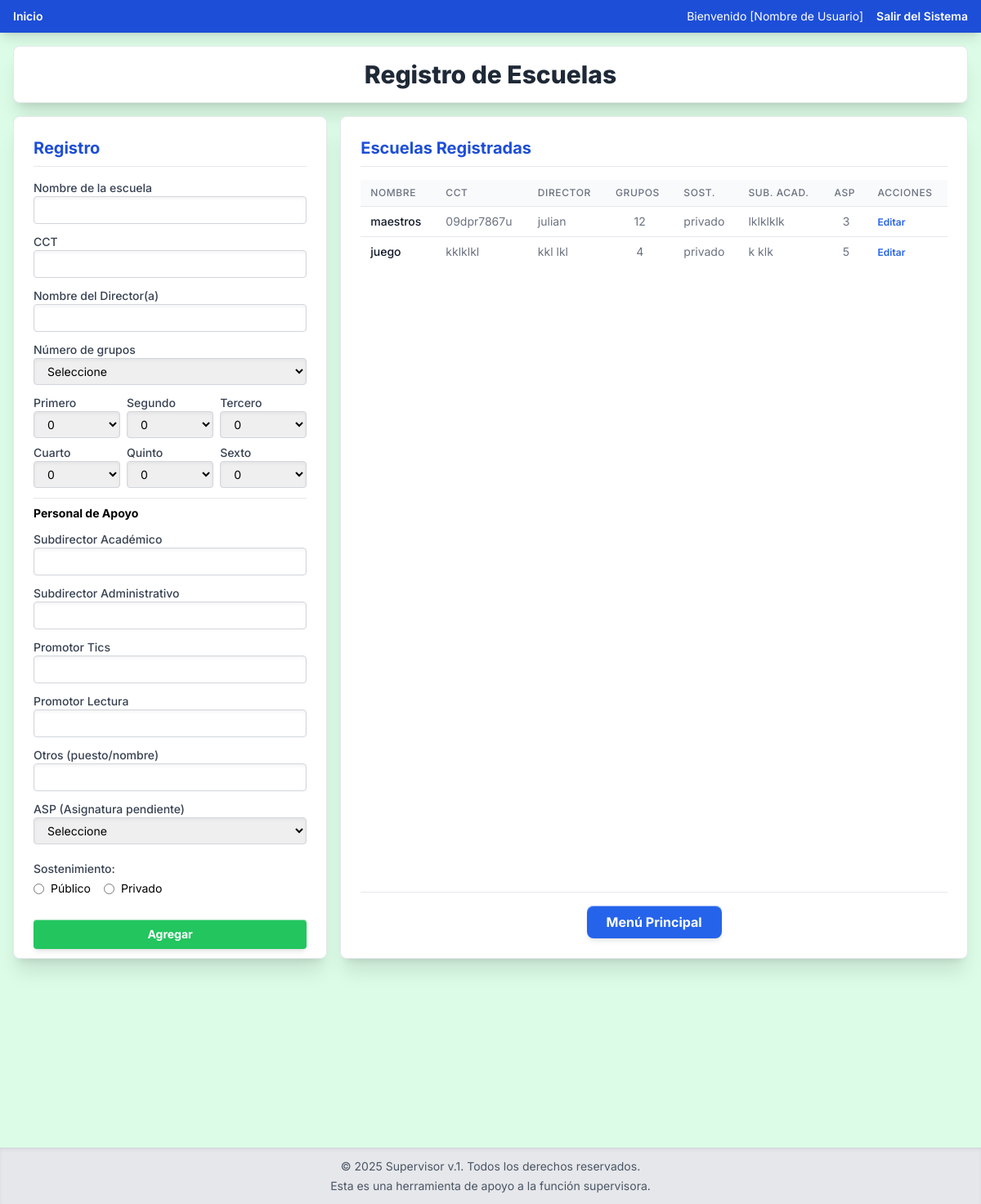
/registro_escuelas (signed in), run on the app's committed database.
### app.py (models this page shows, shortened)
class Escuela(db.Model):
    id = db.Column(db.Integer, primary_key=True)
    nombre = db.Column(db.String(100), nullable=False)
    cct = db.Column(db.String(50), unique=True, nullable=False)
    director = db.Column(db.String(100))
    sostenimiento = db.Column(db.String(20)) # Público/Privado
    zona_escolar = db.Column(db.String(50))
    num_grupos = db.Column(db.Integer, default=0)
    g_primero = db.Column(db.Integer, default=0)
    g_segundo = db.Column(db.Integer, default=0)
    g_tercero = db.Column(db.Integer, default=0)
    g_cuarto = db.Column(db.Integer, default=0)
    g_quinto = db.Column(db.Integer, default=0)
    g_sexto = db.Column(db.Integer, default=0)
    asp = db.Column(db.Integer, default=0) # Alumnos con Servicios de Prioridad?
    subdirector_academico = db.Column(db.String(100))
    subdirector_administrativo = db.Column(db.String(100))
    promotor_tics = db.Column(db.String(100))
    promotor_lectura = db.Column(db.String(100))
    otros_personal = db.Column(db.String(100))
    user_id = db.Column(db.Integer, db.ForeignKey('user.id'), nullable=False)
    registrador = db.relationship('User', backref=db.backref('escuelas', lazy=True))

### app.py (the view)
@app.route('/registro_escuelas')
def registro_escuelas():
    if not session.get('user_id'):
        return redirect(url_for('login'))
    user_name = session.get('user_name')
    mis_escuelas = Escuela.query.filter_by(user_id=session['user_id']).all()
    return render_template('escuelas.html', user_name=user_name, escuelas=mis_escuelas)

### templates/escuelas.html (shortened to what this page needs)
<!DOCTYPE html>
<html lang="es">
<head>
    <script src="https://cdn.tailwindcss.com"></script>
</head>
<body class="bg-green-100 min-h-screen flex flex-col">
    <header class="bg-blue-700 h-10 w-full flex items-center justify-between px-4 text-white shadow-lg">
        <a href="{{ url_for('menu') }}" class="text-sm font-semibold hover:text-blue-200 transition">Inicio</a>
        <div class="flex items-center space-x-4">
            <span class="text-sm">Bienvenido [Nombre de Usuario]</span>
            <a href="{{ url_for('login') }}" class="text-sm font-semibold hover:text-blue-200 transition">Salir del Sistema</a>
        </div>
    </header>
    <main class="flex-grow p-4 flex flex-col items-center">
        <div class="w-full max-w-7xl space-y-4"> <div class="embossed bg-white p-4 rounded-lg shadow-xl border border-gray-200">
                <h1 class="text-3xl font-extrabold text-gray-800 text-center">Registro de Escuelas</h1>
            </div>
            <div class="flex space-x-4 h-[70vh]"> <div class="w-1/3 embossed bg-white p-6 rounded-lg shadow-xl border border-gray-200 overflow-y-auto">
                    <h2 class="text-xl font-bold text-blue-700 mb-4 border-b pb-2">Registro</h2>
                    <form action="{{ url_for('registrar_escuela_post') }}" method="POST" class="space-y-3 text-sm">
                        <div>
                            <label for="nombre_escuela" class="block font-medium text-gray-700">Nombre de la escuela</label>
                            <input type="text" id="nombre_escuela" name="nombre_escuela" class="w-full px-3 py-1.5 border border-gray-300 rounded shadow-inner" required>
                        </div>
                        <div>
                            <label for="cct" class="block font-medium text-gray-700">CCT</label>
                            <input type="text" id="cct" name="cct" class="w-full px-3 py-1.5 border border-gray-300 rounded shadow-inner" required>
                        </div>
                        <div>
                            <label for="nombre_director" class="block font-medium text-gray-700">Nombre del Director(a)</label>
                            <input type="text" id="nombre_director" name="nombre_director" class="w-full px-3 py-1.5 border border-gray-300 rounded shadow-inner">
                        </div>
                        <div>
                            <label for="num_grupos" class="block font-medium text-gray-700">Número de grupos</label>
                            <select id="num_grupos" name="num_grupos" class="w-full px-3 py-1.5 border border-gray-300 rounded shadow-inner">
                                <option value="">Seleccione</option>
                            </select>
                        </div>
                        <div class="grid grid-cols-3 gap-2">
                            <script>
                                const grados = ['Primero', 'Segundo', 'Tercero', 'Cuarto', 'Quinto', 'Sexto'];
                                grados.forEach(grado => {
                                    document.write('<div><label for="' + grado.toLowerCase() + '" class="block font-medium text-gray-700">' + grado + '</label>');
                                    document.write('<select id="' + grado.toLowerCase() + '" name="' + grado.toLowerCase() + '" class="w-full px-3 py-1.5 border border-gray-300 rounded shadow-inner">');
                                    document.write('<option value="0">0</option>');
                                    for(let i=1; i<=5; i++) {
                                        document.write('<option value="' + i + '">' + i + '</option>');
                                    }
                                    document.write('</select></div>');
                                });
                            </script>
                        </div>
                        <h3 class="text-sm font-bold pt-2 border-t mt-4">Personal de Apoyo</h3>
                        <div>
                            <label for="subdirector_academico" class="block font-medium text-gray-700">Subdirector Académico</label>
                            <input type="text" id="subdirector_academico" name="subdirector_academico" class="w-full px-3 py-1.5 border border-gray-300 rounded shadow-inner">
                        </div>
                        <div>
                            <label for="subdirector_administrativo" class="block font-medium text-gray-700">Subdirector Administrativo</label>
                            <input type="text" id="subdirector_administrativo" name="subdirector_administrativo" class="w-full px-3 py-1.5 border border-gray-300 rounded shadow-inner">
                        </div>
                        <div>
                            <label for="promotor_tics" class="block font-medium text-gray-700">Promotor Tics</label>
                            <input type="text" id="promotor_tics" name="promotor_tics" class="w-full px-3 py-1.5 border border-gray-300 rounded shadow-inner">
                        </div>
                        <div>
                            <label for="promotor_lectura" class="block font-medium text-gray-700">Promotor Lectura</label>
                            <input type="text" id="promotor_lectura" name="promotor_lectura" class="w-full px-3 py-1.5 border border-gray-300 rounded shadow-inner">
                        </div>
                        <div>
                            <label for="otros" class="block font-medium text-gray-700">Otros (puesto/nombre)</label>
                            <input type="text" id="otros" name="otros" class="w-full px-3 py-1.5 border border-gray-300 rounded shadow-inner">
                        </div>
                        <div>
                            <label for="asp" class="block font-medium text-gray-700">ASP (Asignatura pendiente)</label>
                            <select id="asp" name="asp" class="w-full px-3 py-1.5 border border-gray-300 rounded shadow-inner">
                                <option value="">Seleccione</option>
                            </select>
                        </div>
                        <div class="pt-2">
                            <span class="block font-medium text-gray-700 mb-1">Sostenimiento:</span>
                            <div class="flex space-x-4">
                                <label class="inline-flex items-center">
                                    <input type="radio" name="sostenimiento" value="publico" class="form-radio text-blue-600">
                                    <span class="ml-2">Público</span>
                                </label>
                                <label class="inline-flex items-center">
                                    <input type="radio" name="sostenimiento" value="privado" class="form-radio text-blue-600">
                                    <span class="ml-2">Privado</span>
                                </label>
                            </div>
                        </div>
                        <div class="pt-4">
                            <button
                                type="submit"
                                class="embossed-button w-full bg-green-500 text-white font-bold py-2 rounded hover:bg-green-600 transition"
                            >
                                Agregar
                            </button>
                        </div>
                    </form>
                </div>
                <div class="w-2/3 embossed bg-white p-6 rounded-lg shadow-xl border border-gray-200 flex flex-col">
                    <h2 class="text-xl font-bold text-blue-700 mb-4 border-b pb-2">Escuelas Registradas</h2>
                    <div class="flex-grow overflow-x-auto overflow-y-auto">
                        <table class="min-w-full divide-y divide-gray-200">
                            <thead class="bg-gray-50 sticky top-0">
                                <tr>
                                    <th class="px-3 py-2 text-left text-xs font-medium text-gray-500 uppercase tracking-wider">Nombre</th>
                                    <th class="px-3 py-2 text-left text-xs font-medium text-gray-500 uppercase tracking-wider">CCT</th>
                                    <th class="px-3 py-2 text-left text-xs font-medium text-gray-500 uppercase tracking-wider">Director</th>
                                    <th class="px-3 py-2 text-left text-xs font-medium text-gray-500 uppercase tracking-wider">Grupos</th>
                                    <th class="px-3 py-2 text-left text-xs font-medium text-gray-500 uppercase tracking-wider">Sost.</th>
                                    <th class="px-3 py-2 text-left text-xs font-medium text-gray-500 uppercase tracking-wider">Sub. Acad.</th>
                                    <th class="px-3 py-2 text-left text-xs font-medium text-gray-500 uppercase tracking-wider">ASP</th>
                                    <th class="px-3 py-2 text-left text-xs font-medium text-gray-500 uppercase tracking-wider">Acciones</th>
                                </tr>
                            </thead>
                            <tbody class="bg-white divide-y divide-gray-200">
                                {% for escuela in escuelas %}
                                <tr class="hover:bg-gray-50">
                                    <td class="px-3 py-2 whitespace-nowrap text-sm text-gray-900 font-medium">{{ escuela.nombre }}</td>
                                    <td class="px-3 py-2 whitespace-nowrap text-sm text-gray-500">{{ escuela.cct }}</td>
                                    <td class="px-3 py-2 whitespace-nowrap text-sm text-gray-500">{{ escuela.director }}</td>
                                    <td class="px-3 py-2 whitespace-nowrap text-sm text-gray-500 text-center">{{ escuela.num_grupos }}</td>
                                    <td class="px-3 py-2 whitespace-nowrap text-sm text-gray-500">{{ escuela.sostenimiento }}</td>
                                    <td class="px-3 py-2 whitespace-nowrap text-sm text-gray-500">{{ escuela.subdirector_academico }}</td>
                                    <td class="px-3 py-2 whitespace-nowrap text-sm text-gray-500 text-center">{{ escuela.asp }}</td>
                                    <td class="px-3 py-2 whitespace-nowrap text-sm font-medium">
                                        <button class="text-blue-600 hover:text-blue-900 text-xs font-semibold">Editar</button>
                                    </td>
                                </tr>
                                {% else %}
                                <tr>
                                    <td colspan="8" class="px-3 py-4 text-center text-sm text-gray-400 italic">
                                        No hay escuelas registradas aún.
                                    </td>
                                </tr>
                                {% endfor %}
                            </tbody>
                        </table>
                    </div>
                    <div class="mt-4 pt-4 border-t text-center">
                        <a href="{{ url_for('menu') }}" class="embossed-button inline-block bg-blue-600 text-white font-bold py-2 px-6 rounded-lg hover:bg-blue-700 transition">
                            Menú Principal
                        </a>
                    </div>
                </div>
            </div>
        </div>
    </main>
    <footer class="bg-gray-200 mt-auto py-3 text-sm text-gray-600 text-center border-t border-gray-300 shadow-inner">
        <div class="w-full max-w-7xl mx-auto px-4">
            <p>&copy; 2025 Supervisor v.1. Todos los derechos reservados.</p>
            <p class="mt-1">Esta es una herramienta de apoyo a la función supervisora.</p>
        </div>
    </footer>
</body>
</html>

### templates/escuelas.html (style rules this page uses)
body { font-family: 'Inter', sans-serif; }
.embossed { box-shadow: 0 4px 6px -1px rgba(0, 0, 0, 0.1), 0 2px 4px -2px rgba(0, 0, 0, 0.06), inset 0 1px 0 rgba(255, 255, 255, 0.5), inset 0 -1px 0 rgba(0, 0, 0, 0.1); }
.embossed-button { box-shadow: 0 4px 6px -1px rgba(0, 0, 0, 0.1), 0 2px 4px -2px rgba(0, 0, 0, 0.06), inset 0 1px 0 rgba(255, 255, 255, 0.5); transition: all 0.15s ease-in-out; }

### data on the page
Escuela: nombre "maestros", cct "09dpr7867u", director "julian", num_grupos "12", sostenimiento "privado", subdirector_academico "lklklklk", asp "3"
Escuela: nombre "juego", cct "kklklkl", director "kkl lkl", num_grupos "4", sostenimiento "privado", subdirector_academico "k klk", asp "5"
